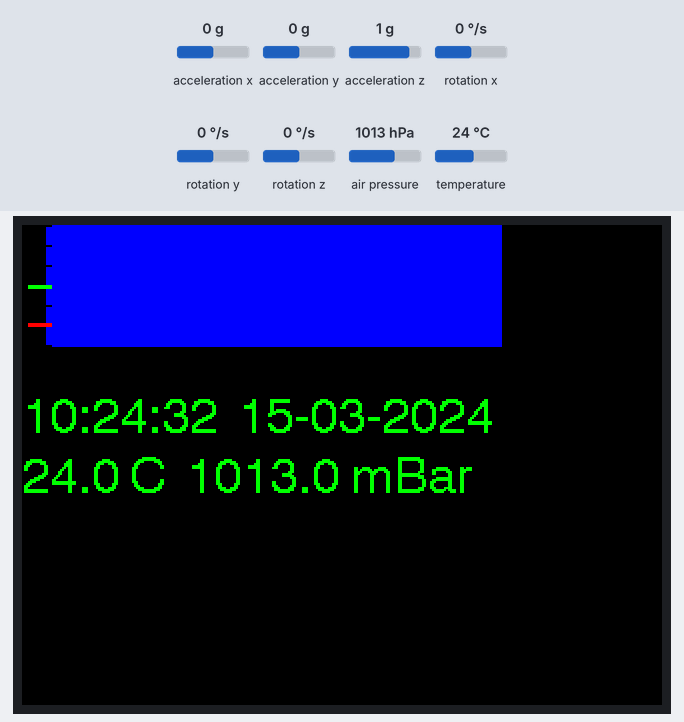
The sketch below on a simulated ESP32. Shown: 320×240 colour display. The inputs (shaded band) are chosen by the test bench; at power-on: acceleration x 0 g, acceleration y 0 g, acceleration z 1 g, air pressure 1013 hPa, temperature 24 °C, rotation x 0 °/s, rotation y 0 °/s, rotation z 0 °/s. WiFi joins after 1.5 s; servers stay silent unless stated; network time is answered at once with the bench clock; the local clock reads 2024-03-15 10:24:30 at power-on unless the sketch sets it; what the sketch prints to the serial monitor is not drawn.

Above: at 2.9 s.
3.0 s: acceleration x set to -1.4 g
At 3.24 s:
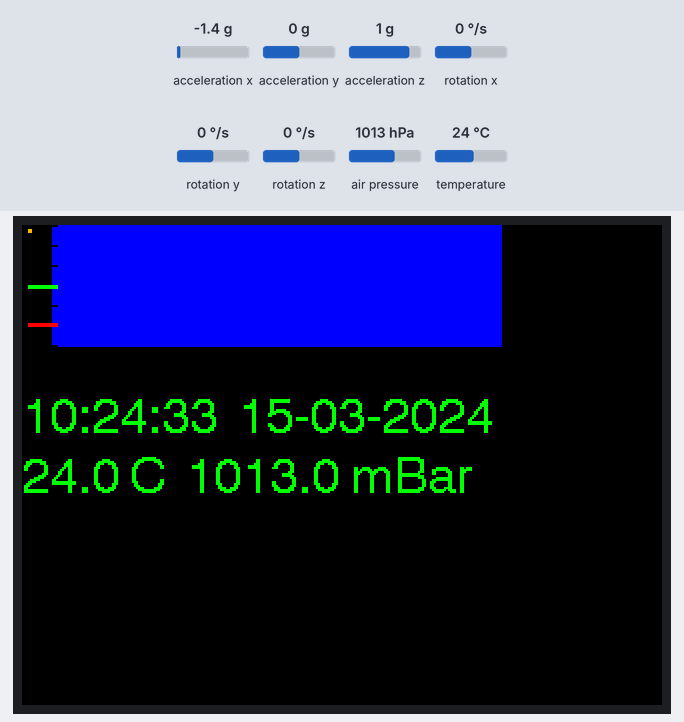
4.7 s: acceleration y set to -1.4 g
At 4.97 s:
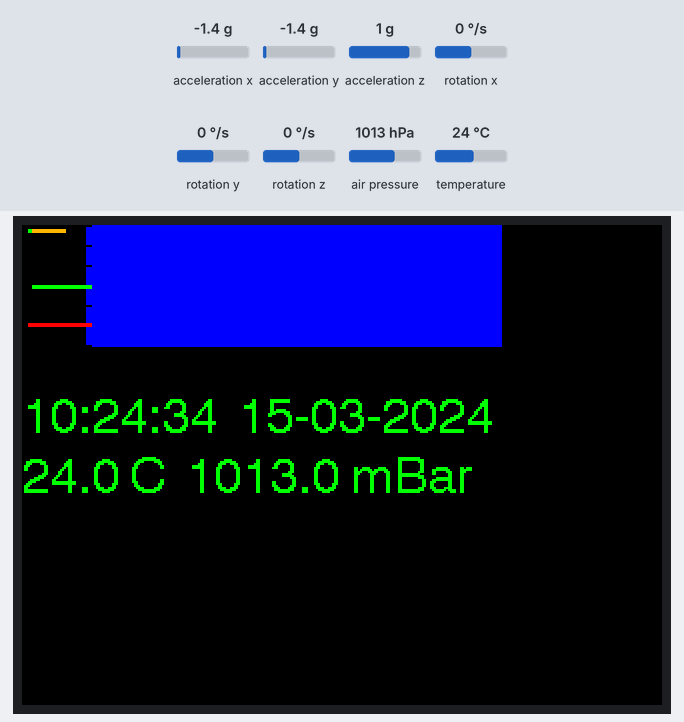
6.3 s: acceleration z set to -1.4 g
At 6.48 s:
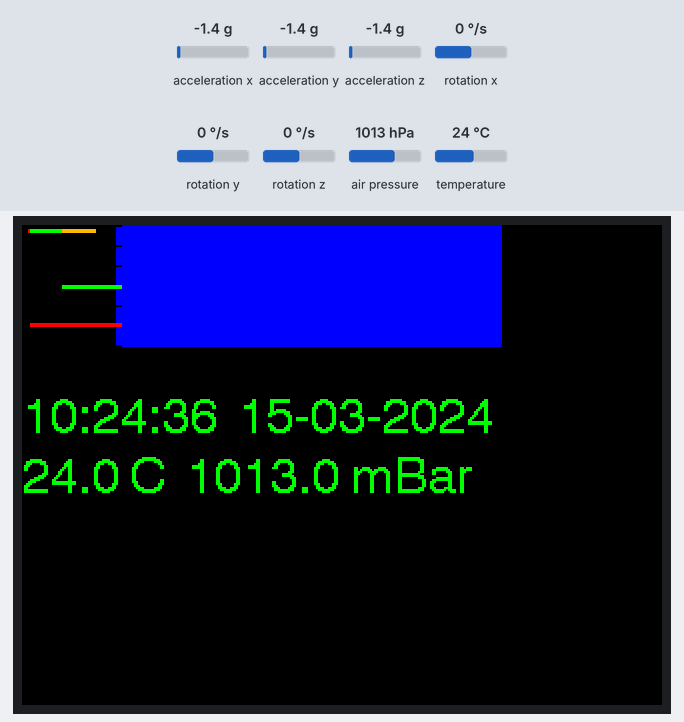
7.9 s: air pressure set to 952 hPa
At 8.2 s:
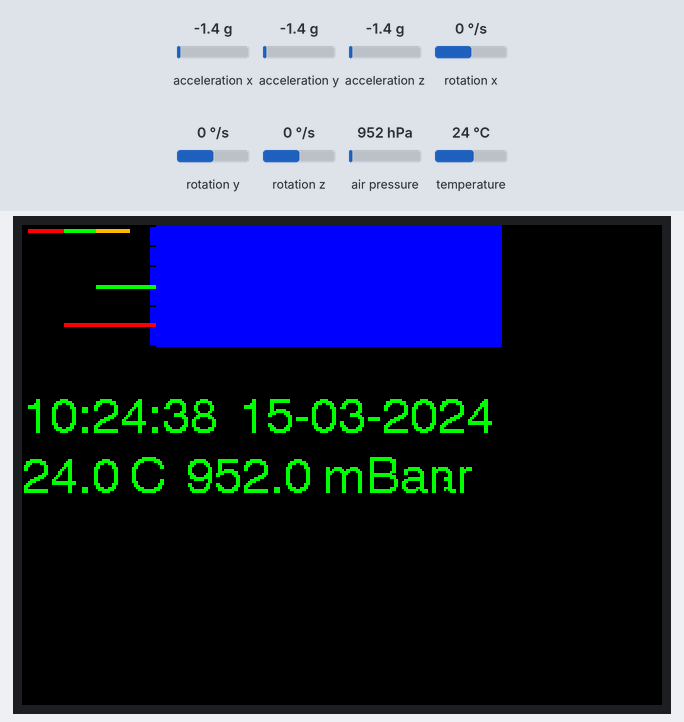
9.5 s: temperature set to 12 °C
At 9.71 s:
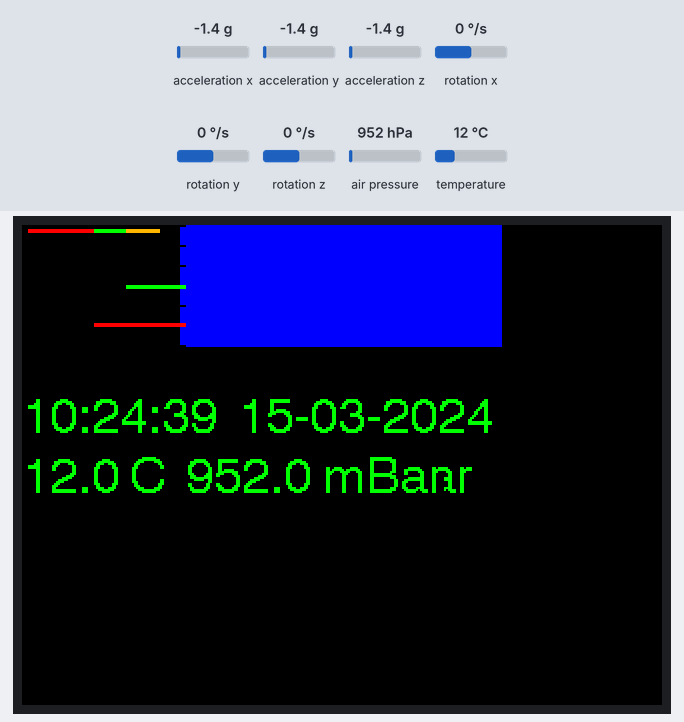

The sketch:

TTGO_ESP32_Display2.ino
```cpp
#define SMOOTH_FONT
#include <TFT_eSPI.h>
#include <SPI.h>
#include <Adafruit_BMP085.h>
#include <Adafruit_MPU6050.h>
#include <WiFi.h>
#include <NTPClient.h>

// Replace with your WiFi credentials
const char* ssid = "xxxxxxx";
const char* password = "xxxxxxxxx";

WiFiUDP ntpUDP;
NTPClient timeClient(ntpUDP);
Adafruit_BMP085 bmp;
Adafruit_MPU6050 mpu;
TFT_eSPI tft = TFT_eSPI();
TFT_eSprite graph1 = TFT_eSprite(&tft);
int wifiTimeOutCounter = 0;
uint32_t targetTime = 0;
uint32_t chipId = 0;
int grid = 0;
uint16_t palette[16];


void setup(void) {
  Serial.begin(115200);
  while (!Serial) delay(10);
  Serial.println("Booting...");

  for (int i = 0; i < 17; i = i + 8) chipId |= ((ESP.getEfuseMac() >> (40 - i)) & 0xff) << i;
  Serial.printf("ESP32 Chip model = %s Rev %d\n", ESP.getChipModel(), ESP.getChipRevision());
  Serial.printf("This chip has %d cores\n", ESP.getChipCores());
  Serial.print("Chip ID: ");
  Serial.println(chipId);

  Serial.print("Connecting to ");
  Serial.println(ssid);
  WiFi.begin(ssid, password);
  while (WiFi.status() != WL_CONNECTED) {
    delay(500);
    Serial.print(".");
    wifiTimeOutCounter++;
    if (wifiTimeOutCounter >= 60) ESP.restart();
  }
  Serial.println("");
  Serial.println("WiFi connected.");
  Serial.print("IP address: ");
  Serial.println(WiFi.localIP());
  timeClient.begin();
  timeClient.setTimeOffset(-3600 * 5);

  if (!mpu.begin()) Serial.println("Failed to find MPU6050 chip");
  if (!bmp.begin()) Serial.println("BMP180 Sensor not found ! ! !");

  mpu.setAccelerometerRange(MPU6050_RANGE_2_G);
  mpu.setGyroRange(MPU6050_RANGE_250_DEG);
  mpu.setFilterBandwidth(MPU6050_BAND_5_HZ);

  tft.init();
  tft.setRotation(1);
  tft.fillScreen(TFT_BLACK);

  palette[0] = TFT_BLACK;
  palette[1] = TFT_ORANGE;
  palette[2] = TFT_DARKGREEN;
  palette[3] = TFT_DARKCYAN;
  palette[4] = TFT_MAROON;
  palette[5] = TFT_PURPLE;
  palette[6] = TFT_OLIVE;
  palette[7] = TFT_DARKGREY;
  palette[8] = TFT_ORANGE;
  palette[9] = TFT_BLUE;
  palette[10] = TFT_GREEN;
  palette[11] = TFT_CYAN;
  palette[12] = TFT_RED;
  palette[13] = TFT_NAVY;
  palette[14] = TFT_YELLOW;
  palette[15] = TFT_WHITE;

  graph1.setColorDepth(4);
  graph1.createSprite(240, 61);
  graph1.createPalette(palette);
  graph1.fillSprite(9);
}

// Leider fehlt das in der Standard-Libary
String getFormattedDate() {
#define LEAP_YEAR(Y) ((Y > 0) && !(Y % 4) && ((Y % 100) || !(Y % 400)))
  unsigned long rawTime = timeClient.getEpochTime() / 86400L;
  unsigned long days = 0, year = 1970;
  uint8_t month;
  static const uint8_t monthDays[] = { 31, 28, 31, 30, 31, 30, 31, 31, 30, 31, 30, 31 };
  while ((days += (LEAP_YEAR(year) ? 366 : 365)) <= rawTime)
    year++;
  rawTime -= days - (LEAP_YEAR(year) ? 366 : 365);
  days = 0;
  for (month = 0; month < 12; month++) {
    uint8_t monthLength;
    if (month == 1) {
      monthLength = LEAP_YEAR(year) ? 29 : 28;
    } else {
      monthLength = monthDays[month];
    }
    if (rawTime < monthLength) break;
    rawTime -= monthLength;
  }
  String monthStr = ++month < 10 ? "0" + String(month) : String(month);
  String dayStr = ++rawTime < 10 ? "0" + String(rawTime) : String(rawTime);
  //return String(year) + "-" + monthStr + "-" + dayStr;
  return String(dayStr) + "-" + monthStr + "-" + year;
}

void loop() {
  if (targetTime < millis()) {
    targetTime = millis() + 100;
    render();
  }
}

static void render() {
  String strtmp;
  sensors_event_t a, g, temp;
  mpu.getEvent(&a, &g, &temp);

  /*
  tft.setTextColor(TFT_RED, TFT_BLACK);
  strtmp = "Gyro XYZ " + String(g.gyro.x, 2) + " "
           + String(g.gyro.y, 2) + " "
           + String(g.gyro.z, 2) + " rad/s    ";
  tft.drawString(strtmp, 0, 0, 2);
  strtmp = "Accel XYZ " + String(a.acceleration.x, 1) + " "
           + String(a.acceleration.y, 1) + " "
           + String(a.acceleration.z, 1) + " m/s^2   ";
  tft.drawString(strtmp, 0, 22, 2);
*/

  // Draw Grid
  if (grid++ >= 10) {
    grid = 0;
    graph1.drawFastVLine(2, 0, 60, 0);
  } else
    for (int p = 0; p <= 60; p += 10) graph1.drawPixel(2, p, 0);
  graph1.drawFastVLine(2, 30 + a.acceleration.x * 2, 2, 1);
  graph1.drawFastVLine(2, 30 + a.acceleration.y * 2, 2, 10);
  graph1.drawFastVLine(2, 30 + a.acceleration.z * 2, 2, 12);
  graph1.scroll(1, 0);  // scroll graph 1 pixel left, 0 up/down
  graph1.pushSprite(0, 0);

  tft.setTextColor(TFT_GREEN, TFT_BLACK);
  timeClient.update();
  strtmp = timeClient.getFormattedTime() + "  " + getFormattedDate();
  if (timeClient.isTimeSet()) tft.drawString(strtmp, 0, 85, 4);

  tft.setTextColor(TFT_GREEN, TFT_BLACK);
  strtmp = String(bmp.readTemperature(), 1) + " C  ";
  strtmp = strtmp + String((float)bmp.readPressure() / 100.0, 1) + " mBar";
  tft.drawString(strtmp, 0, 115, 4);

  Serial.print("AccelX:"+String(a.acceleration.x,3)+",");
  Serial.print("AccelY:"+String(a.acceleration.y,3)+",");
  Serial.print("AccelZ:"+String(a.acceleration.z,3)+",");
  Serial.print("GyroX:"+String(g.gyro.x,3)+",");
  Serial.print("GyroY:"+String(g.gyro.y,3)+",");
  Serial.print("GyroZ:"+String(g.gyro.z,3) +",");
  Serial.println("");
}
```
